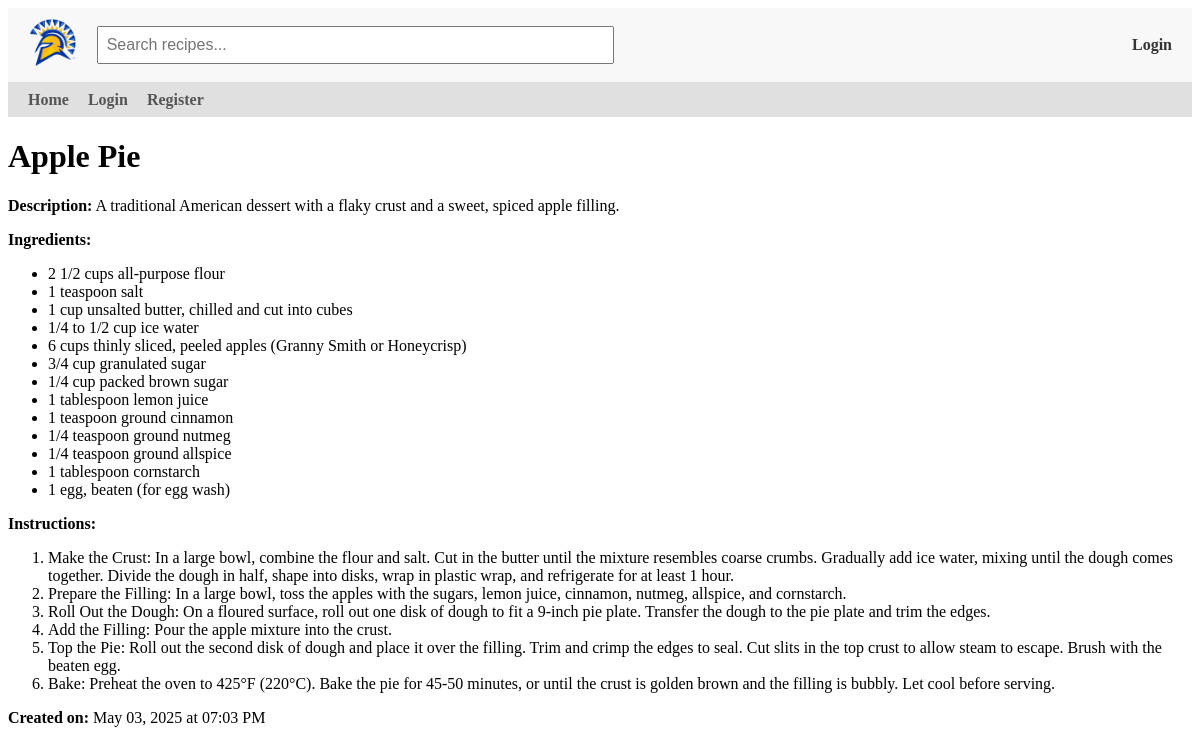
Screenshot of /recipe/2 with the database file from the repository.
### models.py (models this page shows)
class Recipe(db.Model):
    id = db.Column(db.Integer, primary_key=True)
    title = db.Column(db.String(100), nullable=False)
    description = db.Column(db.Text, nullable=False)
    ingredients = db.Column(db.Text, nullable=True)
    instructions = db.Column(db.Text, nullable=True)
    image_filename = db.Column(db.String(120), nullable=True)
    created = db.Column(db.DateTime, default=get_local_time)
    user_id = db.Column(db.Integer, db.ForeignKey('user.id'), nullable=False)
    user = db.relationship('User', backref=db.backref('user_recipes', lazy=True))

### app.py (the view)
@app.route('/recipe/<int:id>')
def recipe_details(id):
    recipe = Recipe.query.get_or_404(id)
    return render_template('recipe_details.html', recipe=recipe)

### app.py (called while the page is built)
@app.context_processor
def inject_user():
    return dict(current_user=current_user)

### templates/recipe_details.html (shortened to what this page needs)
{% extends "base.html" %}
{% block content %}
    <h1>{{ recipe.title }}</h1>
    <p><strong>Description:</strong> {{ recipe.description }}</p>
    {% if recipe.ingredients %}
    <p><strong>Ingredients:</strong></p>
    <ul>
        {% for ingredient in recipe.ingredients.split('\n') %}
            <li>{{ ingredient }}</li>
        {% endfor %}
    </ul>
    {% endif %}
    {% if recipe.instructions %}
    <p><strong>Instructions:</strong></p>
    <ol>
        {% for instruction in recipe.instructions.split('\n') %}
            <li>{{ instruction }}</li>
        {% endfor %}
    </ol>
    {% endif %}
    <p><strong>Created on:</strong> {{ recipe.created.strftime('%B %d, %Y at %I:%M %p') }}</p>
    {% endblock %}

### rows the page displays
Recipe: title "Apple Pie", description "A traditional American dessert with a flaky crust and a sweet, spiced apple filling.", created "May 03, 2025 at 07:03 PM"

### other values shown
{{ ingredient }} "2 1/2 cups all-purpose flour" "1 teaspoon salt" "1 cup unsalted butter, chilled and cut into cubes" "1/4 to 1/2 cup ice water" "6 cups thinly sliced, peeled apples (Granny Smith or Honeycrisp)" "3/4 cup granulated sugar" "1/4 cup packed brown sugar" "1 tablespoon lemon juice" "1 teaspoon ground cinnamon" "1/4 teaspoon ground nutmeg" "1/4 teaspoon ground allspice" "1 tablespoon cornstarch" "1 egg, beaten (for egg wash)"
{{ instruction }} "Prepare the Filling: In a large bowl, toss the apples with the sugars, lemon juice, cinnamon, nutmeg, allspice, and cornstarch." "Roll Out the Dough: On a floured surface, roll out one disk of dough to fit a 9-inch pie plate. Transfer the dough to the pie plate and trim the edges." "Add the Filling: Pour the apple mixture into the crust." "Top the Pie: Roll out the second disk of dough and place it over the filling. Trim and crimp the edges to seal. Cut slits in the top crust to allow steam to escape. Brush with the beaten egg." "Bake: Preheat the oven to 425°F (220°C). Bake the pie for 45-50 minutes, or until the crust is golden brown and the filling is bubbly. Let cool before serving."
